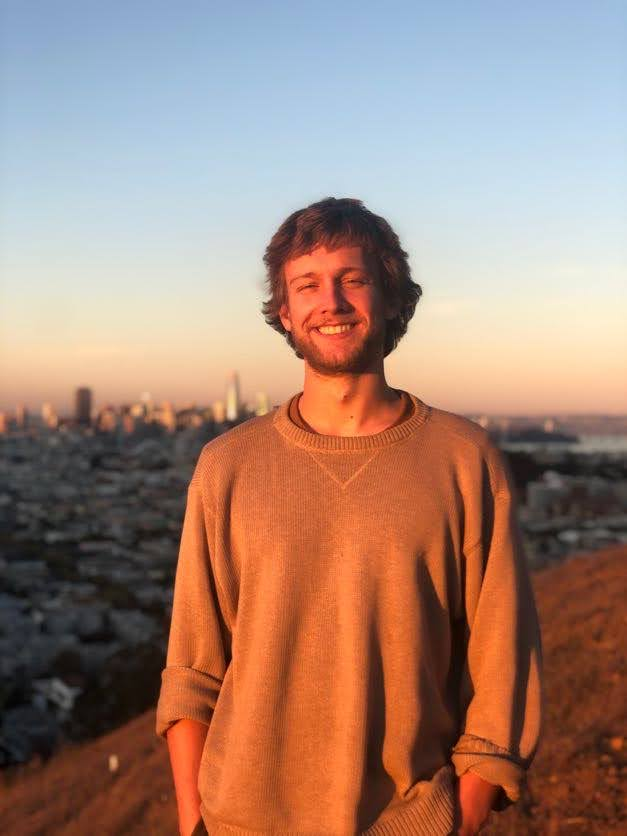
#> input picture alex.jpg, 627 x 836 px
$ python image-viewer.py alex.jpg
#> lines starting #> are read from the running program, lines starting #| are printed output that depends on the picture
#!/usr/bin/env python
import time
import sys

from rgbmatrix import RGBMatrix, RGBMatrixOptions
from PIL import Image

if len(sys.argv) < 2:
    sys.exit("Require an image argument")
else:
    image_file = sys.argv[1]

IMAGE_RATIO = 2

image = Image.open(image_file)
#> image is the input picture: PIL image 627x836 RGB; mean R, G, B 164.1, 132, 118.6
#image = image.rotate(90)

width, height = image.size
#> width = 627; height = 836
image = image.rotate(90)
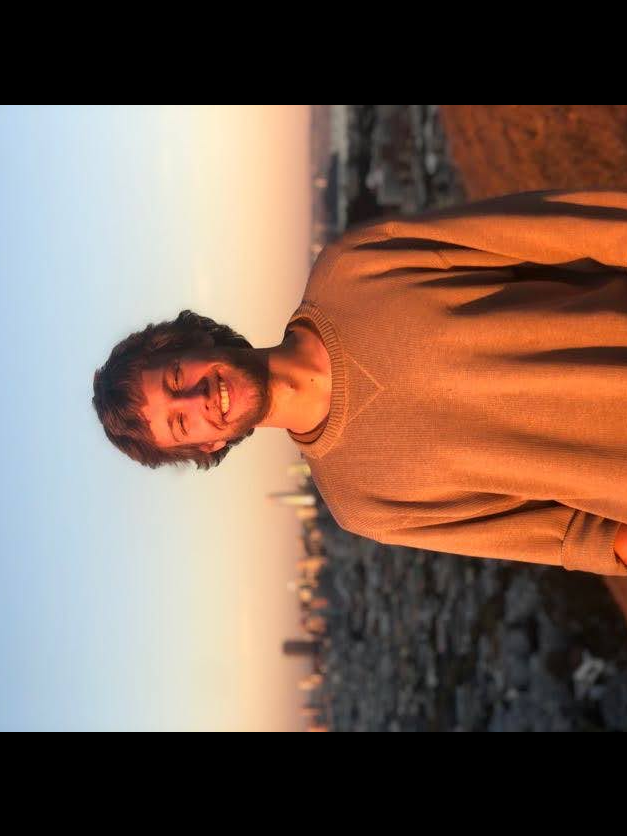
#> image: PIL image 627x836 RGB; mean R, G, B 126.4, 100.1, 86.9

image = image.crop((0, 0, width, width * 2))
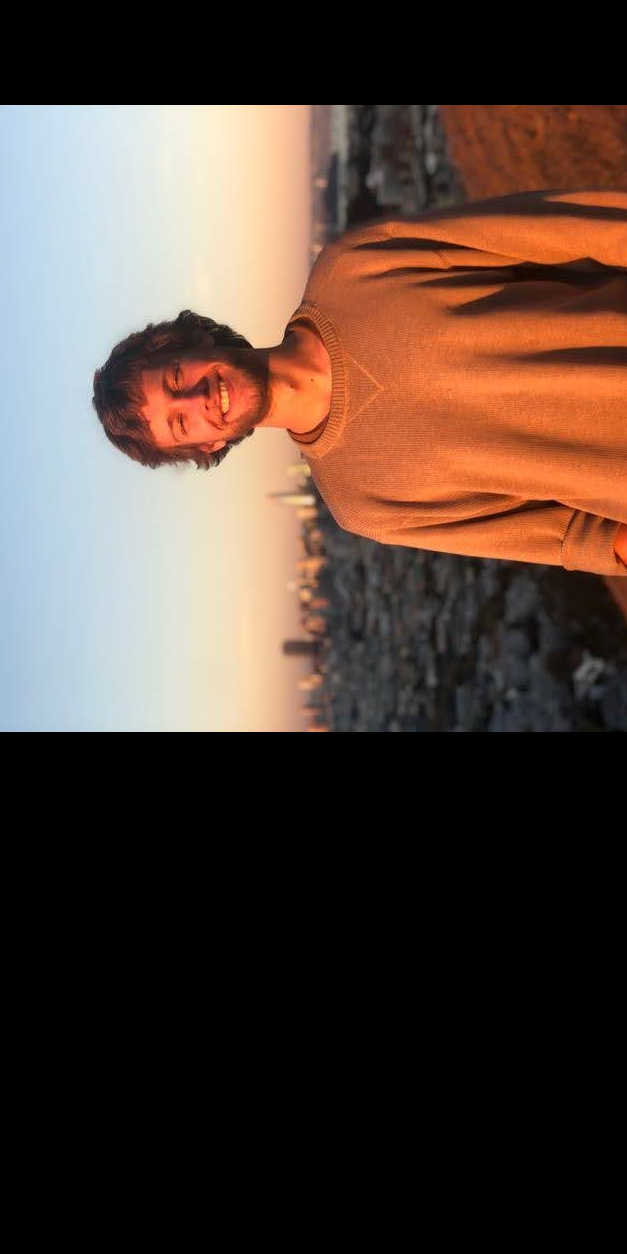
#> image: PIL image 627x1254 RGB; mean R, G, B 84.3, 66.7, 57.9
image = image.resize((64, 32))
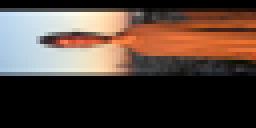
#> image: PIL image 64x32 RGB (shown 4 times larger); mean R, G, B 84.5, 67, 58.2

# Configuration for the matrix
#> (the run stopped early here; a loop or call above may not have finished)
